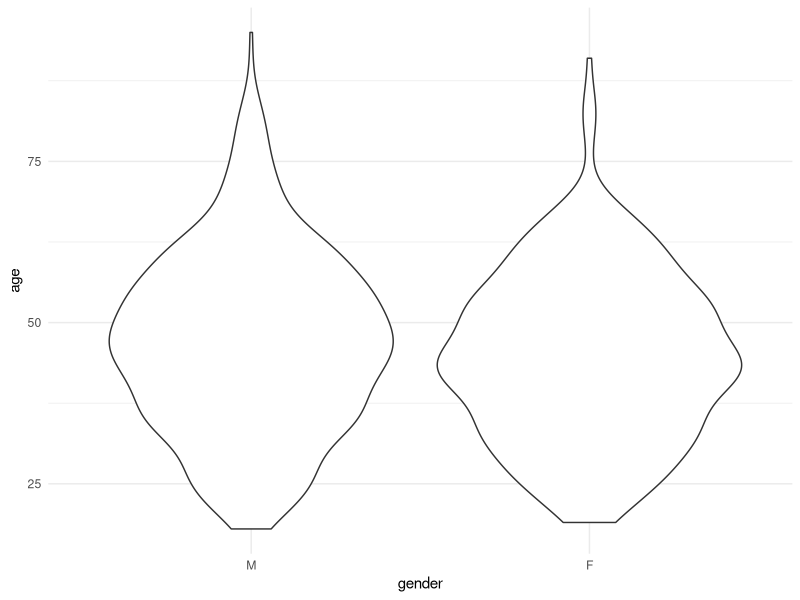
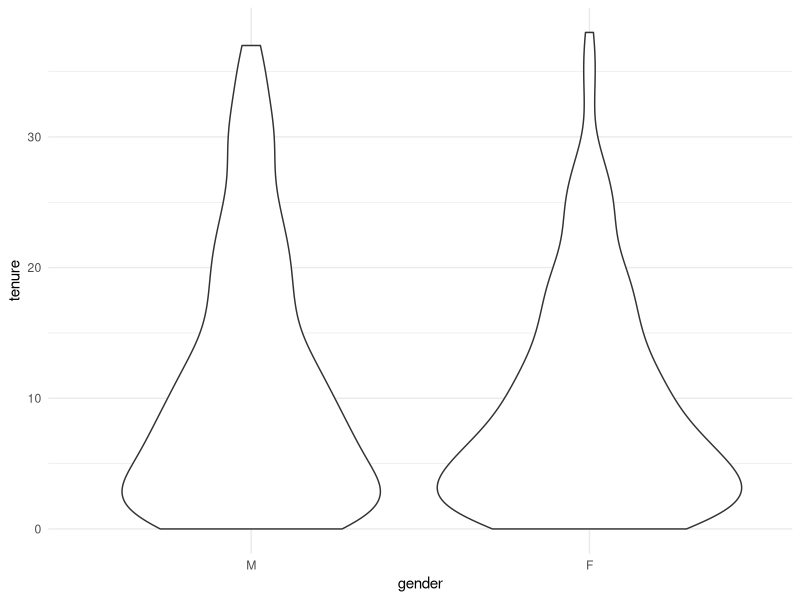
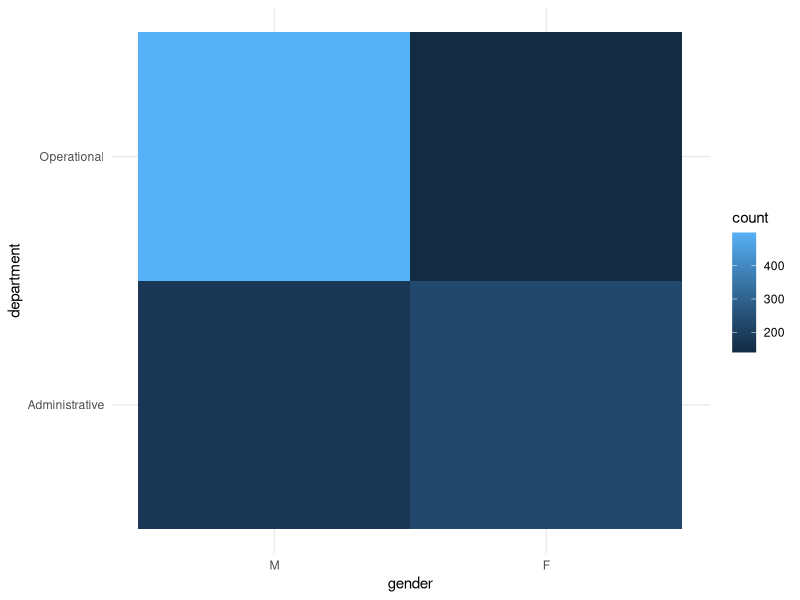
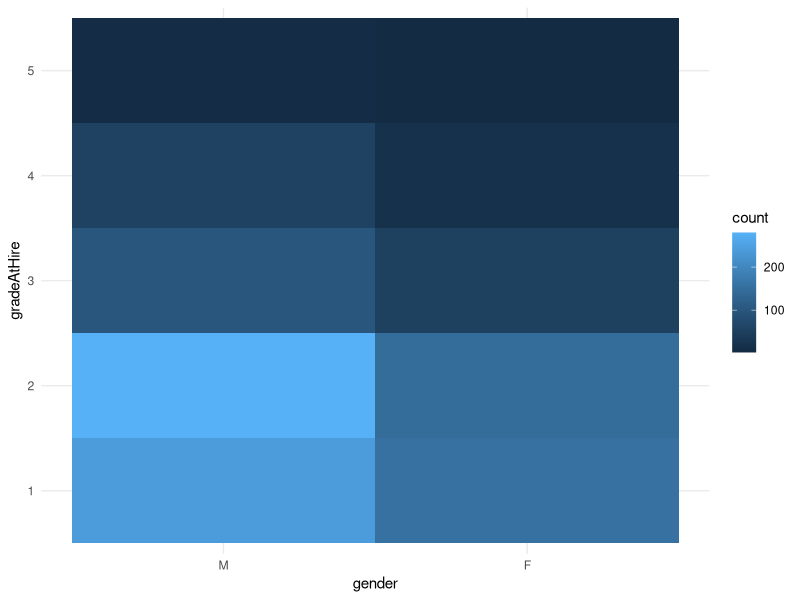
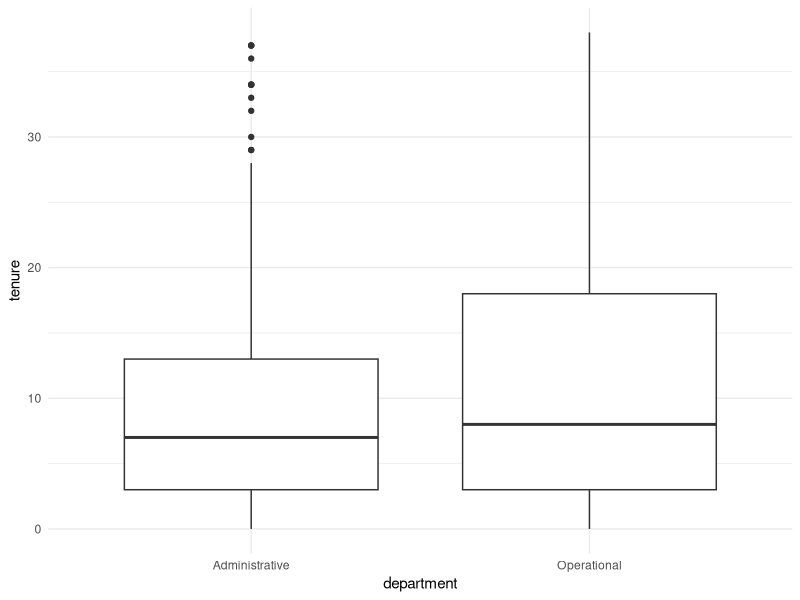
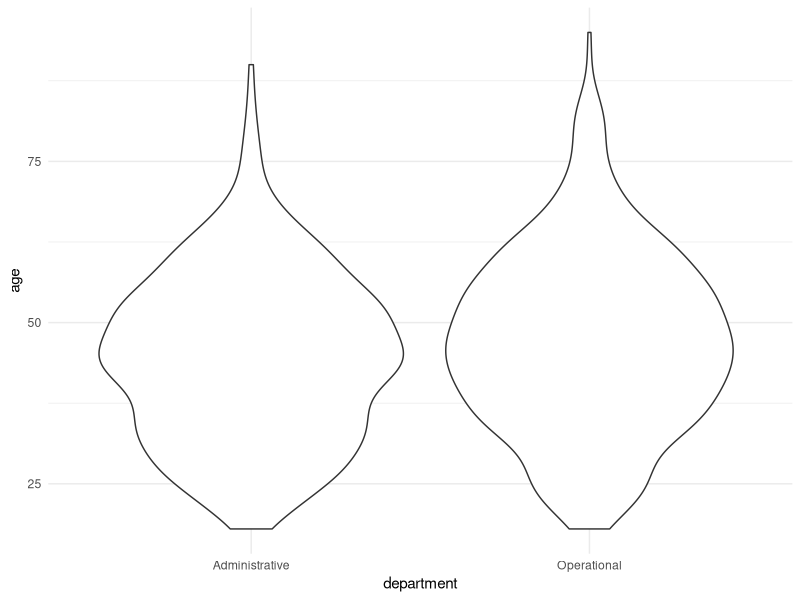
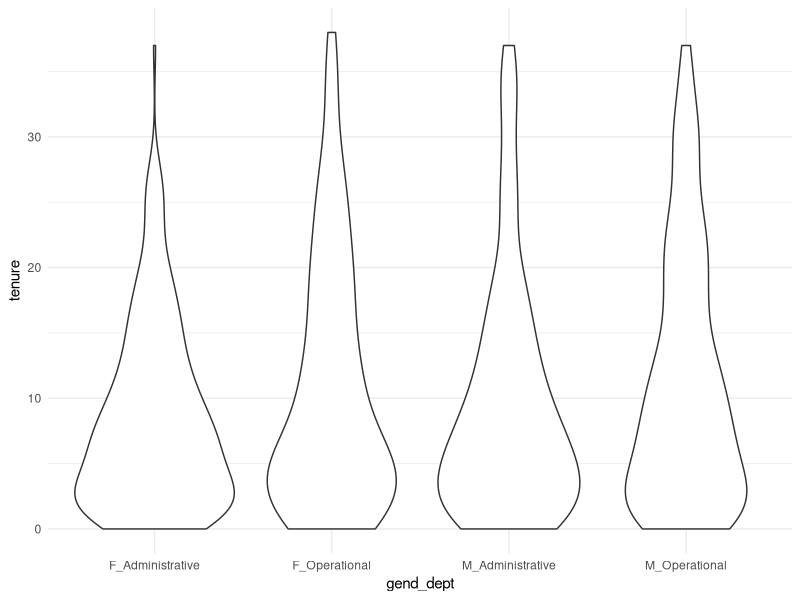
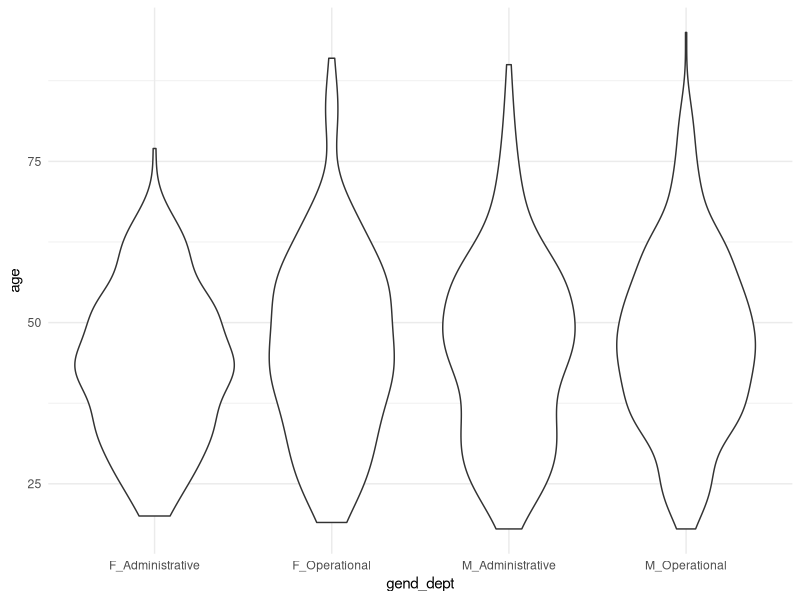

These charts were generated, in order, by the following R code:
## ---- chunk 1
knitr::opts_chunk$set(echo = TRUE,
                      fig.width = 12)
library(dplyr)
library(tidyr)
library(ggplot2)
library(gridExtra)
library(zoo)

strong_palette <- c("#00aae6", "#ff8400", "#00d1fc")
soft_palette <- c("#dcf4fe", "#fff0df")

BIT_theme <- theme_minimal()+
  theme(plot.title = element_text(color = "#00aae6",
                                  size = rel(1.8)),
        plot.subtitle = element_text(color = "#00aae6"),
        strip.text.x = element_text(size = rel(1.1), 
                                    colour = "black",
                                    margin = margin(t = 2,
                                                    b = 2)),
        strip.background = element_rect(fill = "#dcf4fe", colour = NA))

## ---- chunk 2
# Loading and calculating data
data <- read.csv('GCR.csv') %>%
  dplyr::mutate(gender = factor(gender, levels = c("M", "F")),
                gradeAtHire = as.ordered(gradeAtHire),
         age = ageAtHire + tenure,
         gend_dept = paste(gender, department, sep = "_"),
         leaveYear = hireYear + tenure,
         term = ifelse(reason == "terminated", 1, 0))
# str(data)
summary(data)

# Workforce over time: ----
all_years <- expand.grid(year = unique(c(data$hireYear, data$leaveYear)),
                         id = unique(data$id))
data_timeline <- dplyr::full_join(data, all_years, by = "id") %>%
  dplyr::filter(hireYear <= year & leaveYear >= year) %>%
  dplyr::group_by(id) %>%
  dplyr::mutate(reason = ifelse(year != max(year), NA, as.character(reason)),
                current = ifelse(year != max(year), TRUE, FALSE),
                term = ifelse(year != max(year), NA, as.numeric(term)),
                new = hireYear == year)

# Proportion of women in the workforce any year: ----
workforce_prop_timeline <- data_timeline %>%
  dplyr::group_by(year, gender) %>%
  dplyr::summarise(n = n()) %>%
  dplyr::mutate(prop_workforce = n / sum(n)) %>%
  dplyr::filter(gender == "F") 


# People who have left: ----
data_left <- data[!data$current, ]
## ---- chunk 3
data_current <- data[data$current, ]
summary(data_current)
# Age by gender
ggplot(data_current, aes(x = gender, y = age))+
  geom_violin()+
  BIT_theme
# Tenure by gender
ggplot(data_current, aes(x = gender, y = tenure))+
  geom_violin()+
  BIT_theme
# Department by gender
ggplot(data_current, aes(x = gender, y = department))+
  geom_bin2d()+
  BIT_theme
# Grade at hire by gender
ggplot(data_current, aes(x = gender, y = gradeAtHire))+
  geom_bin2d()+
  BIT_theme
# Tenure by department
ggplot(data_current, aes(x = department, y = tenure))+
  geom_boxplot()+
  BIT_theme
# Age by department
ggplot(data_current, aes(x = department, y = age))+
  geom_violin()+
  BIT_theme

# Age by gender and department
ggplot(data_current, aes(x = gend_dept, y = tenure))+
  geom_violin()+
  BIT_theme
# Mainly the administrative dept has much less experienced women than men, much more similar in operations
ggplot(data_current, aes(x = gend_dept, y = age))+
  geom_violin()+
  BIT_theme
ggplot(data_current, aes(x = gend_dept, y = ageAtHire))+
  geom_violin()+
  BIT_theme
## ---- chunk 4
# Were there peak leaving years?
hist(data_left$leaveYear, breaks = length(unique(data_left$leaveYear)))
# There were some spikes: 1986, 2002, 2008/9
# Were women overrepresented in those years?
data_years <- data_left %>%
  dplyr::group_by(leaveYear, gender) %>%
  dplyr::summarise(n = n()) %>%
  tidyr::spread(gender, n) %>%
  dplyr::mutate(F_prop = `F` / (`F` + `M`))
ggplot(data_years, aes(x = leaveYear, y = F_prop))+
  geom_bar(stat = "identity")
# Not noticeably more women leaving in those years as a proportion of everyone leaving that year

# Age by gender
ggplot(data_left, aes(x = gender, y = age))+
  geom_violin()+
  BIT_theme
# Tenure by gender
ggplot(data_left, aes(x = gender, y = tenure))+
  geom_violin()+
  BIT_theme
# Department by gender
ggplot(data_left, aes(x = gender, y = department))+
  geom_bin2d()+
  BIT_theme
# Grade at hire by gender
ggplot(data_left, aes(x = gender, y = gradeAtHire))+
  geom_bin2d()+
  BIT_theme
# Tenure by department
ggplot(data_left, aes(x = department, y = tenure))+
  geom_boxplot()+
  BIT_theme
# Age by department
ggplot(data_left, aes(x = department, y = age))+
  geom_violin()+
  BIT_theme

# Age by gender and department
ggplot(data_left, aes(x = gend_dept, y = tenure))+
  geom_violin()+
  BIT_theme
# Mainly the administrative dept has much less experienced women than men, much more similar in operations
ggplot(data_left, aes(x = gend_dept, y = age))+
  geom_violin()+
  BIT_theme
ggplot(data_left, aes(x = gend_dept, y = ageAtHire))+
  geom_violin()+
  BIT_theme
## ---- chunk 5
data_dept_timeline <- data_timeline  %>%
  dplyr::group_by(year, department, gender) %>%
  dplyr::summarise(n = n()) %>%
  dplyr::mutate(prop = n / sum(n)) %>%
  dplyr::filter(gender == "F") %>%
  left_join(., workforce_prop_timeline[, c("year", "prop_workforce")], by = "year")
ggplot(data_dept_timeline, aes(x = year, y = prop, colour = department))+
  geom_line()+
  geom_smooth(alpha = 0.25)+
  geom_line(aes(x = year, y = prop_workforce), 
              colour = "red")+
  labs(title = "Proportion of female workforce over time",
       x = "Year",
       y = "Proportion of workers that were female",
       colour = "Department",
       subtitle = "GCR overall proportion in shown in red")+
  BIT_theme+
  scale_colour_manual(values = strong_palette)
## ---- chunk 6
# Reasons for leaving by gender and department
ggplot(data_left, aes(x = gend_dept, y = reason))+
  geom_bin2d()+
  BIT_theme+
  scale_fill_gradientn(colors=strong_palette[1:2])

workforce_dept_prop_timeline <- data_timeline %>%
  dplyr::group_by(year, department, gender) %>%
  dplyr::summarise(n = n()) %>%
  dplyr::mutate(prop_workforce = n / sum(n)) %>%
  dplyr::filter(gender == "F") %>%
  dplyr::select(leaveYear = year, department, prop_workforce)

all_reasons <- expand.grid(leaveYear = unique(data_left$leaveYear),
                           department = unique(data_left$department),
                           reason = unique(data_left$reason),
                           gender = unique(data_left$gender))
data_reasons <- data_left %>%
  dplyr::group_by(leaveYear, department, reason, gender) %>%
  dplyr::summarise(n = n()) %>%
  dplyr::ungroup() %>%
  dplyr::full_join(., all_reasons, 
                   by = c("leaveYear", "department", "reason", "gender")) %>%
  dplyr::mutate(n = ifelse(is.na(n), 0, n)) %>%
  dplyr::group_by(leaveYear, department, reason) %>%
  dplyr::mutate(tot = sum(n)) %>%
  dplyr::ungroup() %>%
  dplyr::filter(gender == "F") %>%
  dplyr::mutate(prop = ifelse(tot > 0,
                              n / tot, 0)) %>%
  dplyr::left_join(., workforce_dept_prop_timeline, 
                   by = c("leaveYear", "department")) %>%
  dplyr::arrange(leaveYear, department, reason, gender)


ggplot(data_reasons, aes(x = leaveYear, y = prop, colour = reason))+
  geom_line(alpha = 0.5)+
  geom_smooth(se = FALSE)+
  geom_line(aes(x = leaveYear, y = prop_workforce), 
            colour = "red")+
  facet_wrap(department~reason)+
  labs(title = "Women as a % of all who leave for each reason",
       x = "Year of leaving",
       y = "Proportion of women",
       subtitle = "Department's overall proportion of women shown in red")+
  BIT_theme+
  scale_colour_manual(values = strong_palette)

# Significant association between gender and being terminated?
reason_assoc <- chisq.test(table(data$gender, data$term))
## ---- chunk 7
library("graphics")
data_dept <- as.table(as.matrix(table(data_left$department, data_left$term)))
mosaicplot(data_dept, shade = TRUE, las=2, main = "Department")
data_ageH <- as.table(as.matrix(table(data_left$ageAtHire, data_left$term)))
mosaicplot(data_ageH, shade = TRUE, las=2, main = "ageAtHire")
data_ageL <- as.table(as.matrix(table(data_left$age, data_left$term)))
mosaicplot(data_ageL, shade = TRUE, las=2, main = "ageWhenLeft")
data_year <- as.table(as.matrix(table(data_left$hireYear, data_left$term)))
mosaicplot(data_year, shade = TRUE, las=2, main = "hireYear")
data_leave <- as.table(as.matrix(table(data_left$leaveYear, data_left$term)))
mosaicplot(data_leave, shade = TRUE, las=2, main = "leaveYear")
# data_ten <- as.table(as.matrix(data_left$tenure, data_left$term))
# mosaicplot(data_ten, shade = TRUE, las=2, main = "Tenure")
data_gend <- as.table(as.matrix(table(data_left$gender, data_left$term)))
mosaicplot(data_gend, shade = TRUE, las=2, main = "Gender")
data_grade <- as.table(as.matrix(table(data_left$gradeAtHire, data_left$term)))
mosaicplot(data_grade, shade = TRUE, las=2, main = "GradeAtHire")
## ---- chunk 8
summary(aov(term ~ gradeAtHire * department * gender * ageAtHire * leaveYear, data = data_left))
# Main effects of department, gender, and hireYear, but 3-way interaction of GradeAtHire, gender and HireYear
## ---- chunk 9
data_term_leave <- data_left %>%
  dplyr::group_by(leaveYear, department, gender) %>%
  dplyr::summarise(leave_left = n(),
                   leave_terminated = sum(term),
                   leave_prop_term = sum(term) / n(),
                   m_ageAtHire = mean(ageAtHire),
                   sd_ageAtHire = sd(ageAtHire, na.rm = T),
                   m_ageWhenLeft = mean(age),
                   sd_ageWhenLeft = sd(age),
                   m_tenure = mean(tenure),
                   sd_tenure = sd(tenure),
                   m_gradeAtHire = mean(as.numeric(gradeAtHire)),
                   sd_gradeAtHire = sd(as.numeric(gradeAtHire))) %>%
  dplyr::select("year" = leaveYear, department, gender, leave_left, leave_terminated, leave_prop_term)


r1 <- ggplot(data_term_leave, aes(x = year, y = leave_prop_term, colour = gender))+
  geom_line(alpha = 0.5)+
  geom_smooth(se = FALSE)+
  facet_wrap(~department)+
  labs(title = "Of those who left, the proportion terminated",
       x = "Year left",
       y = "Proportion terminated",
       colour = "Gender",
       subtitle = "By department, gender and year they left")+
  BIT_theme+
  scale_colour_manual(values = strong_palette)

data_term_hire <- data_left %>%
  dplyr::group_by(hireYear, department, gender) %>%
  dplyr::summarise(hire_left = n(),
                   hire_terminated = sum(term),
                   hire_prop_term = sum(term) / n(),
                   m_ageAtHire = mean(ageAtHire),
                   sd_ageAtHire = sd(ageAtHire, na.rm = T),
                   m_ageWhenLeft = mean(age),
                   sd_ageWhenLeft = sd(age),
                   m_tenure = mean(tenure),
                   sd_tenure = sd(tenure),
                   m_gradeAtHire = mean(as.numeric(gradeAtHire)),
                   sd_gradeAtHire = sd(as.numeric(gradeAtHire))) %>%
  select("year" = hireYear, department, gender, hire_left, hire_terminated, hire_prop_term)


r2 <- ggplot(data_term_hire, aes(x = year, y = hire_prop_term, colour = gender))+
  geom_line(alpha = 0.5)+
  geom_smooth(se = FALSE)+
  facet_wrap(~department)+
  labs(title = "Of those who left, the proportion terminated",
       x = "Year hired",
       y = "Proportion terminated",
     subtitle = "By department, gender and year they were hired")+
  BIT_theme+
  scale_colour_manual(values = strong_palette)

grid.arrange(r1, r2, ncol = 1)
## ---- chunk 10
data_rate <- data_timeline %>%
  dplyr::group_by(year, department, gender) %>%
  dplyr::summarise(workforce = n(),
                   left = sum(current != TRUE),
                   joined = sum(new == TRUE),
                   terminated = sum(term, na.rm = T)) %>%
  dplyr::mutate(joining_rate = joined / workforce,
                leaving_rate = left / workforce,
                termination_rate = terminated / workforce,
                term_leaving_rate = terminated / left) %>%
  dplyr::select(year, department, gender, 
                "Joining rate" = joining_rate, 
                "Leaving rate" = leaving_rate, 
                "Termination rate - workforce" = termination_rate, 
                "Terminations - within leavers" = term_leaving_rate) %>%
  tidyr::gather("rate", "value", -year, -department, -gender)

ggplot(data_rate, aes(x = year, y = value, colour = gender))+
  geom_line(alpha = 0.5)+
  geom_smooth(se = FALSE)+
  facet_wrap(department~rate, ncol = 4, scales = "free")+
  labs(title = "Rates of joining, leaving and termination in the workforce",
       x = "Year",
       y = "Rate",
       colour = "Gender",
       subtitle = "As a proportion of the male or female workforce respectively, or of leavers only")+
  BIT_theme+
  scale_colour_manual(values = strong_palette)
## ---- chunk 11

# Workforce forecast: -----
yeargenderreason <- expand.grid(year = unique(data_timeline$year),
                        gender = unique(data_timeline$gender),
                        reason = unique(data_timeline$reason))
new_year <- data_timeline %>%
  dplyr::group_by(year, gender) %>%
  summarise(new = sum(new))
workforce_trend <- data_timeline %>%
  dplyr::group_by(year, gender, reason) %>%
  dplyr::summarise(number = n()) %>%
  merge(., yeargenderreason, all.x = T, all.y = T, by = c("year", "gender", "reason")) %>%
  dplyr::mutate(number = ifelse(is.na(number), 0, number),
                reason = ifelse(is.na(reason), "stayed", reason)) %>%
  tidyr::spread(reason, number) %>%
  merge(., new_year, all.x = T, all.y = T, by = c("year", "gender")) %>%
  dplyr::mutate(total = stayed + retired + resigned + terminated) %>%
  dplyr::mutate(join_rate = new / total,
                term_rate = terminated / total,
                nonterm_rate = (retired + resigned) / total) %>%
  dplyr::ungroup() %>%
  dplyr::group_by(gender) %>%
  dplyr::mutate(join_avg = zoo::rollmean(join_rate, 5, na.pad = T, align = "right"),
                term_avg = zoo::rollmean(term_rate, 5, na.pad = T, align = "right"),
                nonterm_avg = zoo::rollmean(nonterm_rate, 5, na.pad = T, align = "right"))

f_rates <- workforce_trend %>%
  dplyr::filter(year == 2017) %>%
  dplyr::mutate(type = "f_rates",
                year1 = total + total * join_avg - total * term_avg - total * nonterm_avg) %>%
  dplyr::mutate(year2 = year1 + year1 * join_avg - year1 * term_avg - year1 * nonterm_avg) %>%
  dplyr::mutate(year3 = year2 + year2 * join_avg - year2 * term_avg - year2 * nonterm_avg) %>%
  dplyr::mutate(year4 = year3 + year3 * join_avg - year3 * term_avg - year3 * nonterm_avg) %>%
  dplyr::mutate(year5 = year4 + year4 * join_avg - year4 * term_avg - year4 * nonterm_avg) %>%
  dplyr::select(gender, type, `2017` = total, `2018` = year1, 
                `2019` = year2, `2020` = year3, `2021` = year4, `2022` = year5)
m_join_avg <- workforce_trend %>%
  dplyr::filter(gender == "M", year == 2017) %>%
  .$join_avg
m_term_avg <- workforce_trend%>%
  dplyr::filter(gender == "M", year == 2017) %>%
  .$term_avg
m_nonterm_avg <- workforce_trend%>%
  dplyr::filter(gender == "M", year == 2017) %>%
  .$nonterm_avg
m_rates <- workforce_trend %>%
  dplyr::filter(year == 2017) %>%
  dplyr::mutate(type = "m_rates",
                year1 = total + total * join_avg - total * m_term_avg - total * nonterm_avg) %>%
  dplyr::mutate(year2 = year1 + year1 * join_avg - year1 * m_term_avg - year1 * nonterm_avg) %>%
  dplyr::mutate(year3 = year2 + year2 * join_avg - year2 * m_term_avg - year2 * nonterm_avg) %>%
  dplyr::mutate(year4 = year3 + year3 * join_avg - year3 * m_term_avg - year3 * nonterm_avg) %>%
  dplyr::mutate(year5 = year4 + year4 * join_avg - year4 * m_term_avg - year4 * nonterm_avg) %>%
  dplyr::select(gender, type, `2017` = total, `2018` = year1, 
                `2019` = year2, `2020` = year3, `2021` = year4, `2022` = year5)

workforce_true <- workforce_trend %>%
  dplyr::filter(gender == "F", year < 2017) %>%
  dplyr::mutate(f_rates = total,
                m_rates = total) %>%
  dplyr::select(gender, year, f_rates, m_rates)

pop <- rbind(f_rates, m_rates) %>%
  tidyr::gather(year, value, -(gender:type)) %>%
  tidyr::spread(type, value) %>%
  dplyr::mutate(f_rates = round(f_rates, 0),
                m_rates = round(m_rates, 0),
                year = as.numeric(year)) %>%
  dplyr::filter(gender == "F")  %>%
  rbind(workforce_true, .) %>%
  tidyr::gather(key, value, -(gender:year)) %>%
  dplyr::filter(year > 2010)
  
ggplot(pop, aes(x = year, y = value, group = key, colour = key))+
  geom_line(stat = "identity")
## ---- chunk 12
library(forecast)

# How many women would you have had now if you had fired them at the same rate as men since 2011?
workforce_freq <- rbind(workforce_trend %>% mutate(qrt = "1"),
                        workforce_trend %>% mutate(qrt = "3")) %>%
  dplyr::filter(year > 2010) %>%
  ungroup()

m_term <- ts(workforce_freq[workforce_freq$gender == "M", ]$term_rate, frequency = 2) %>%
  decompose(type = "multiplicative")
plot(m_term)

f_term <- ts(workforce_freq[workforce_freq$gender == "F", ]$term_rate, frequency = 2) %>%
  decompose(type = "multiplicative")
plot(f_term)

f_f_forecast <- f_term$seasonal * f_term$random * f_term$trend
f_m_forecast <- f_term$seasonal * f_term$random * m_term$trend

plot(f_f_forecast)
plot(f_m_forecast)

# Calculate the rate of change if 
library(data.table)
workforce_freq_new <- workforce_freq %>%
  dplyr::filter(gender == "F") %>%
  dplyr::mutate(f_m_forecast = c(as.vector(f_m_forecast[2:length(f_m_forecast)]), 2),
                workforce = total) %>%
  dplyr::mutate(forecast_term = total * f_m_forecast) %>%
  dplyr::mutate(prev_term = lag(forecast_term, 1)) %>%
  dplyr::mutate(change = new - resigned - retired - prev_term) %>%
  dplyr::select(year, gender, workforce, change) %>%
  setDT(.)

# Calculate what the workforce would've been at this rate of change each year
for (row in 3:nrow(workforce_freq_new)){
  new_workforce <- workforce_freq_new[row - 1L, workforce + change]
  workforce_freq_new[row, workforce := new_workforce]
}
workforce_freq_new <- workforce_freq_new[, .(forecast_workforce = mean(workforce)), by = "year"] %>%
  rbind(., workforce_trend %>% 
          filter(year <= 2010 & gender == "F") %>% 
          ungroup () %>% select(year, forecast_workforce = total))


# Combine the actual female workforce and the forecasted workforce
workforce_results <- workforce_freq %>%
  dplyr::select(-qrt) %>%
  unique(.) %>%
  dplyr::filter(gender == "F") %>%
  dplyr::select(year, total) %>%
  rbind(., workforce_trend %>% 
          filter(year <= 2010 & gender == "F") %>% 
          ungroup () %>% 
          select(year, total)) %>%
  merge(., workforce_freq_new, by = "year") %>%
  dplyr::select(year, 
                "Actual number of women in the workforce" = total, 
                "Forecast number of women in the workforce" = forecast_workforce) %>%
  tidyr::gather(key, value, -year)

# Plot
ggplot(workforce_results[workforce_results$year > 2005, ], 
       aes(x = year, y = value, colour = reorder(key, desc(key))))+
  geom_line()+
  geom_line(data = workforce_results[workforce_results$year <= 2010 & 
                                       workforce_results$year > 2005, ])+
  # geom_smooth(data = workforce_results[workforce_results$year > 2009, ], 
  #             se = FALSE)+
  labs(title = "If women had been fired at the same rate as men...",
       subtitle = "By now, you'd have nearly 100 more women",
       x = "Year",
       y = "Forecast or actual number of women in the workforce",
       colour = " ")+
  BIT_theme+
  scale_colour_manual(values = c(strong_palette[2], strong_palette[1]))
